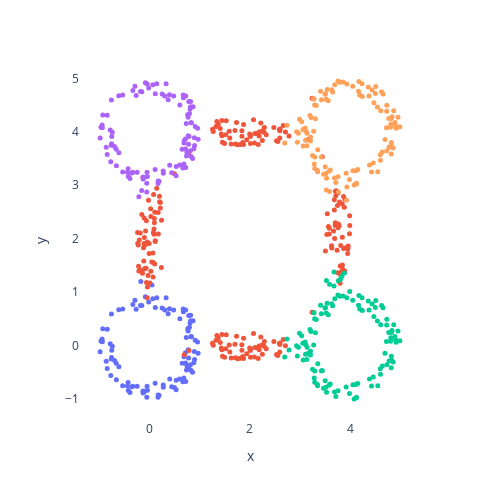

Here is the notebook cell this chart was saved with:
### Markdown cell above
### Clustering

TOPF can cluster the point cloud according to the topological features. To draw this clustering, we can pass `draw_final_clustering = True`. If we don't pass a desired number of clusters `n_clusters`, TOPF will attempt to determine the cluster number on its own. Sometimes, this does not work out.

### Code cell
top_features = topf.topf(base_points, draw_final_clustering=True)
